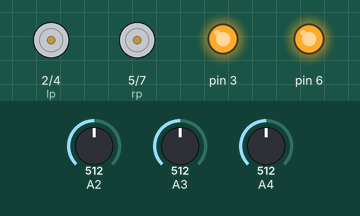
Simulated run of this sketch. Board: Arduino Uno, built with avr-gcc and run on an emulated ATmega328P. Parts: motor-driver pin pairs drawn as motors (green arrow = first pin HIGH = forward, orange = second pin HIGH = backward, longer = more drive), output pins drawn as LEDs (lit = HIGH). The inputs (shaded band) are chosen by the test bench; at power-on: A2 = 512, A3 = 512, A4 = 512.

Above: at 1.2 s.
1.3 s: A2 set to 893
2.8 s: A2 set to 916
At 3.3 s:
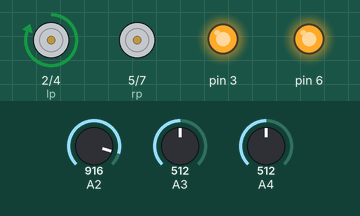
4.3 s: A3 set to 887
5.8 s: A3 set to 907
At 6.8 s:
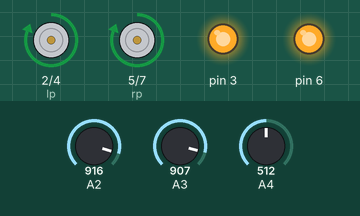
7.3 s: A3 set to 900
At 8.0 s:
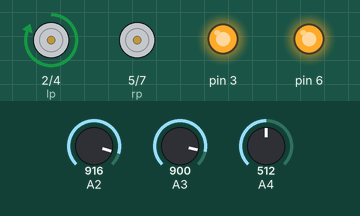
8.8 s: A3 set to 1023
At 9.1 s:
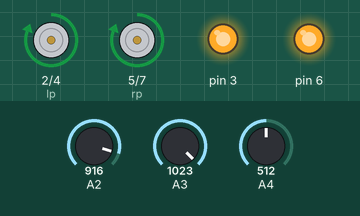
Timing chart, 0 to 11.3 s (numbered marks = the images above; inputs shaded):
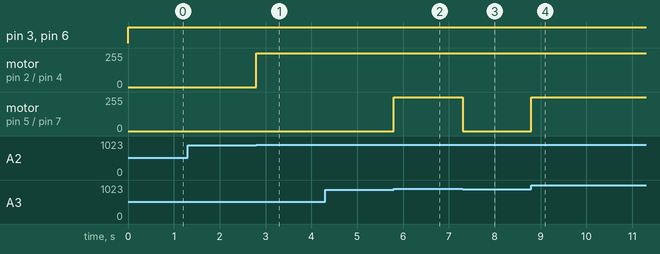

Measured:
- the behaviour switches between 900 and 901 on A2 (found by bisection; images 0 and 1)
- the behaviour switches between 900 and 901 on A3 (found by bisection; images 1 and 2)
- after the input at 1.3 s, every drawn part: stays the same
- after the input at 2.8 s, motor on pin 2 (lp) / pin 4 (ln): stopped → forward 255/255 at once
- after the input at 4.3 s, every drawn part: stays the same
- after the input at 5.8 s, motor on pin 5 (rp) / pin 7 (rn): stopped → forward 255/255 at once
- after the input at 7.3 s, motor on pin 5 (rp) / pin 7 (rn): forward 255/255 → stopped at once
- after the input at 8.8 s, motor on pin 5 (rp) / pin 7 (rn): stopped → forward 255/255 at once

The sketch:

lfr_ammad.ino
```cpp
int lp=2,ln=4;
int rp=5 ,rn=7;
int irl=A2,irc=A3,irr=A4;
int a,b,c;
int e=3,f=6;


void setup() {
  // put your setup code here, to run once:

Serial.begin(9600);
// WHEELS
pinMode(lp,OUTPUT);
pinMode(ln,OUTPUT);
pinMode(rp,OUTPUT);
pinMode(rn,OUTPUT);
//SENSOR PIN
pinMode(A2,INPUT);
pinMode(A3,INPUT);
pinMode(A4,INPUT);
//speed
pinMode(3,255);
pinMode(6,255);
}

void loop() {
  // put your main code here, to run repeatedly:
a=analogRead(A2);
b=analogRead(A3);
c=analogRead(A4);
analogWrite(3,255);
analogWrite(6,255);
if(b>900) //move staright
{
 digitalWrite(lp,1);
 digitalWrite(ln,0);
  digitalWrite(rp,1);
  digitalWrite(rn,0);
  }
else if(a>900) //move left
{
 digitalWrite(lp,1);
 digitalWrite(ln,0);
  digitalWrite(rp,0);
  digitalWrite(rn,0);
  }
else if(c>900) //move right
{
 digitalWrite(lp,0);
 digitalWrite(ln,0);
  digitalWrite(rp,1);
  digitalWrite(rn,0);
  }
 else if (a>900==b>900==c>900) //stop
 {
 digitalWrite(lp,0);
 digitalWrite(ln,0);
  digitalWrite(rp,0);
  digitalWrite(rn,0);

 }
}
```
